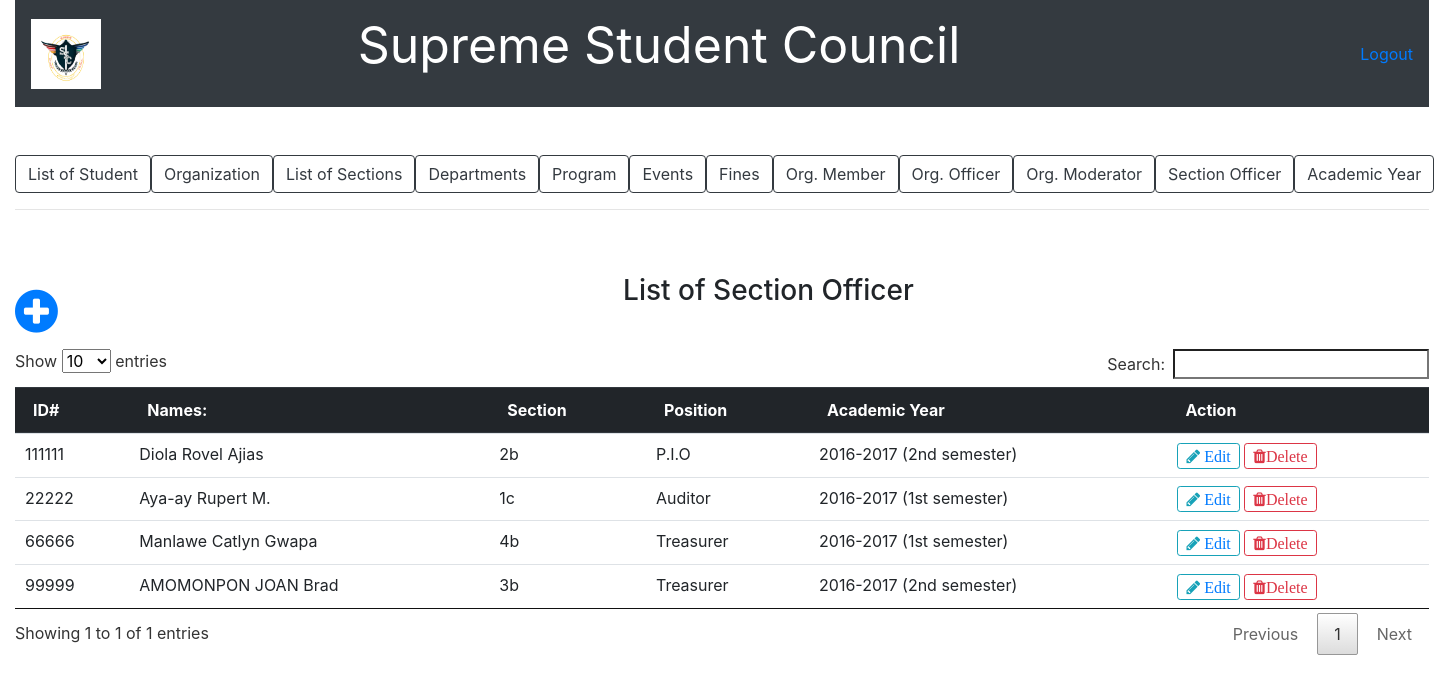
Page /list_of_section_officer.php on the committed database.
### tables this page shows
CREATE TABLE `section_officer` (
  `id_number` varchar(15) NOT NULL,
  `position` varchar(20) NOT NULL,
  `academic_code` int(11) NOT NULL,
  `section_id` varchar(10) NOT NULL
);

CREATE TABLE `student` (
  `id_number` varchar(15) NOT NULL,
  `last_name` varchar(20) NOT NULL,
  `first_name` varchar(20) NOT NULL,
  `middle_name` varchar(20) NOT NULL,
  `course_code` varchar(10) NOT NULL,
  `section_id` varchar(10) NOT NULL,
  `status` varchar(20) NOT NULL
);

CREATE TABLE `academic_year` (
  `academic_code` int(11) NOT NULL,
  `acad_year` varchar(20) NOT NULL,
  `semester` varchar(20) NOT NULL
);

### list_of_section_officer.php (the view, shortened to what this page needs)
<?php include('server.php'); ?>
<!DOCTYPE html>
<html>
<head>
		<link rel="stylesheet" href="bootstrap/css/bootstrap.min.css">
		<link rel = "stylesheet" href = "font-awesome-4.7.0/font-awesome-4.7.0/css/font-awesome.min.css">
		<link href = "css/style.css" rel = "stylesheet" type = "text/css" >
		<link href = "css/jquery.dataTables.min.css" rel = "stylesheet" type = "text/css" >
</head>
<body>
	<div class="container-fluid">
		<nav class="navbar navbar-expand-lg navbar-dark bg-dark">
		   <a href = "index.php"><img src = "picture/ssc.PNG" style=" height:70px; width:70px;"></a>
		  <div class="collapse navbar-collapse" id="navbarTogglerDemo03">
		    	<center><p style="color:white; font-size: 50px; margin-right: 400px;">Supreme Student Council</p></center>
		    	<a href="logout.php">Logout</a>
		  </div>
		</nav>
	</div>
	<br /><br />
	<div class="container-fluid">
				<div class="btn-group btn-group-lg" role="group"">
					<a href = "list_of_student.php"><button type="button" class="btn btn-outline-dark">List of Student</button></a>
					<a href ="list_of_organization.php"><button type="button" class="btn btn-outline-dark">Organization</button></a>
					<a href ="list_of_section.php"><button type="button" class="btn btn-outline-dark">List of Sections</button></a>
					<a href ="list_of_department.php"><button type="button" class="btn btn-outline-dark">Departments</button>
					<a href ="list_of_program.php"><button type="button" class="btn btn-outline-dark">Program</button></a>
					<a href ="list_of_event.php"><button type="button" class="btn btn-outline-dark">Events</button></a>
					<a href ="fines.php"><button type="button" class="btn btn-outline-dark">Fines</button></a>
					<a href ="list_of_organization_member.php"><button type="button" class="btn btn-outline-dark">Org. Member</button></a>
					<a href ="list_of_organization_officer.php"><button type="button" class="btn btn-outline-dark">Org. Officer</button></a>
					<a href ="list_of_organization_moderator.php"><button type="button" class="btn btn-outline-dark">Org. Moderator</button></a>
					<a href ="list_of_section_officer.php"><button type="button" class="btn btn-outline-dark">Section Officer</button></a>
					<a href ="list_of_acad_year.php"><button type="button" class="btn btn-outline-dark">Academic Year</button></a>
				</div>
				<hr />
				<br /><br />
				<a href = "add_new_section_officer.php"><span style="float: left; font-size: 50px; margin-right: 50px;"><i class="fa fa-plus-circle" font-size = "50px"></i></span></a>
				<center><h3>List of Section Officer</h3></center><br />
				<?php $results = mysqli_query($db, "SELECT * FROM section_officer,academic_year,student WHERE section_officer.academic_code=academic_year.academic_code AND section_officer.id_number=student.id_number"); ?>
				<table class="table table-primary" id = "myTable">
				  <thead class="thead-dark">
				    <tr>
				      <th scope="col">ID#</th>
				      <th scope="col">Names:</th>
				      <th scope="col">Section</th>
				      <th scope="col">Position</th>
 					  <th scope="col">Academic Year</th>
				      <th scope="col">Action</th>
				    </tr>
				  </thead>
				  <?php while ($row = mysqli_fetch_array($results)){ ?>
				  <tbody>
				    <tr>
							<td><?php echo $row['id_number'];?></td>
							<td><?php echo ucwords($row['last_name']." ".$row['first_name']." ".$row['middle_name'])?></td>
							<td><?php echo $row['section_id'];?></td>
							<td><?php echo $row['position'];?></td>
						 	<td><?php echo $row['acad_year']." "."(".$row['semester'].")"; ?></td>
							<td>
								<button type="button" class="btn btn-outline-info btn-sm fa fa-pencil"><a href="update_section_officer.php?edit8=<?php echo $row['id_number']; ?>"> Edit </a></button>
								<button type="button" class="btn btn-outline-danger btn-sm fa fa-trash" data-toggle="modal" data-target="#exampleModal">Delete</button>
							</td>
				    </tr>
				  </tbody>
				<?php
  				  } ?>
				</table>
	</div>
</body>
</html>

### rows in the picture
section_officer: id_number.id_number "111111", id_number.middle_name "Diola Rovel Ajias", id_number.section_id "2b", position "P.I.O", academic_code.acad_year "2016-2017", academic_code.semester "2nd semester"
section_officer: id_number.id_number "22222", id_number.middle_name "Aya-ay Rupert M.", id_number.section_id "1c", position "Auditor", academic_code.acad_year "2016-2017", academic_code.semester "1st semester"
section_officer: id_number.id_number "66666", id_number.middle_name "Manlawe Catlyn Gwapa", id_number.section_id "4b", position "Treasurer", academic_code.acad_year "2016-2017", academic_code.semester "1st semester"
section_officer: id_number.id_number "99999", id_number.middle_name "AMOMONPON JOAN Brad", id_number.section_id "3b", position "Treasurer", academic_code.acad_year "2016-2017", academic_code.semester "2nd semester"
